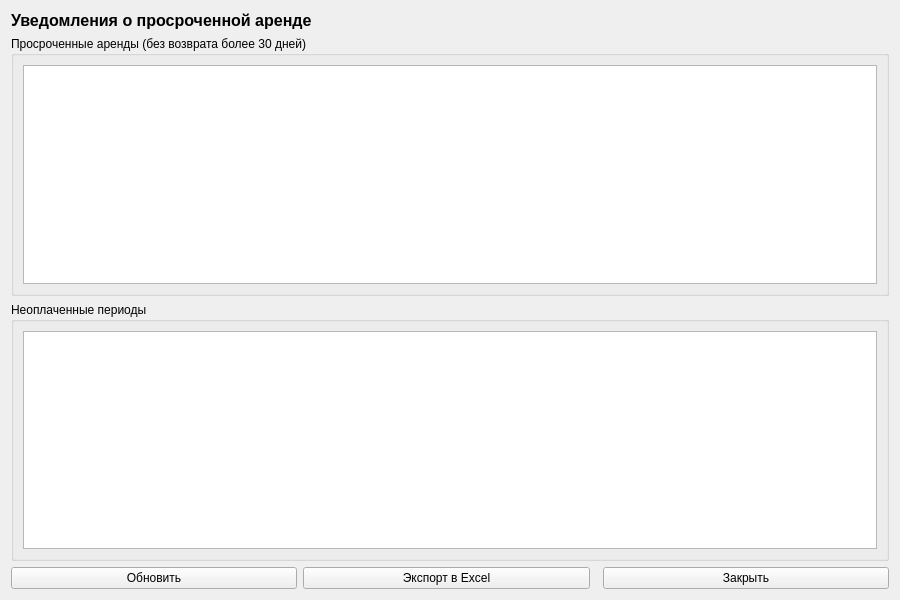
<?xml version="1.0" encoding="UTF-8"?>
<ui version="4.0">
    <class>ExpiryNotificationsForm</class>
    <widget class="QWidget" name="ExpiryNotificationsForm">
        <property name="geometry">
            <rect><x>0</x><y>0</y><width>900</width><height>600</height></rect>
        </property>
        <layout class="QVBoxLayout" name="verticalLayout">
            <item>
                <widget class="QLabel" name="labelTitle">
                    <property name="text"><string>Уведомления о просроченной аренде</string></property>
                    <property name="styleSheet"><string>QLabel { font-size: 16px; font-weight: bold; }</string></property>
                </widget>
            </item>
            <item>
                <widget class="QGroupBox" name="groupBoxOverdue">
                    <property name="title"><string>Просроченные аренды (без возврата более 30 дней)</string></property>
                    <layout class="QVBoxLayout" name="overdueLayout">
                        <item>
                            <widget class="QTableView" name="tableViewOverdue">
                                <property name="alternatingRowColors"><bool>true</bool></property>
                            </widget>
                        </item>
                    </layout>
                </widget>
            </item>
            <item>
                <widget class="QGroupBox" name="groupBoxUnpaid">
                    <property name="title"><string>Неоплаченные периоды</string></property>
                    <layout class="QVBoxLayout" name="unpaidLayout">
                        <item>
                            <widget class="QTableView" name="tableViewUnpaid">
                                <property name="alternatingRowColors"><bool>true</bool></property>
                            </widget>
                        </item>
                    </layout>
                </widget>
            </item>
            <item>
                <layout class="QHBoxLayout" name="bottomLayout">
                    <item>
                        <widget class="QPushButton" name="btnRefresh"><property name="text"><string>Обновить</string></property></widget>
                    </item>
                    <item>
                        <widget class="QPushButton" name="btnExport"><property name="text"><string>Экспорт в Excel</string></property></widget>
                    </item>
                    <item><spacer name="horizontalSpacer"><property name="orientation"><enum>Qt::Horizontal</enum></property></spacer></item>
                    <item>
                        <widget class="QPushButton" name="btnClose"><property name="text"><string>Закрыть</string></property></widget>
                    </item>
                </layout>
            </item>
        </layout>
    </widget>
    <resources/>
    <connections/>
</ui>
